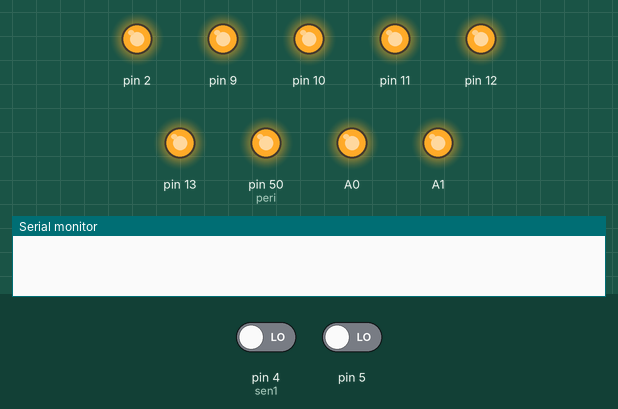
Recording of a sketch running on a simulated Arduino Mega 2560, built with avr-gcc and run on an emulated ATmega2560. On the bench: output pins drawn as LEDs (lit = HIGH), the last lines printed to the serial monitor. Inputs (shaded band) come from the test bench; at power-on: pin 4 (sen1) LOW, pin 5 LOW.

Above: at 1.2 s.
1.3 s: pin 4 (sen1) driven HIGH
At 2.3 s:
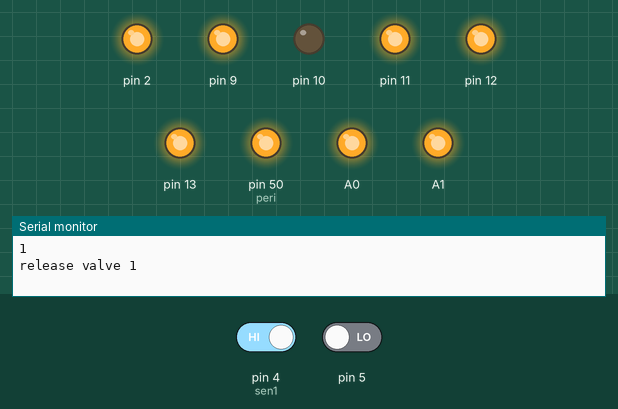
2.8 s: pin 5 driven HIGH
At 3.6 s:
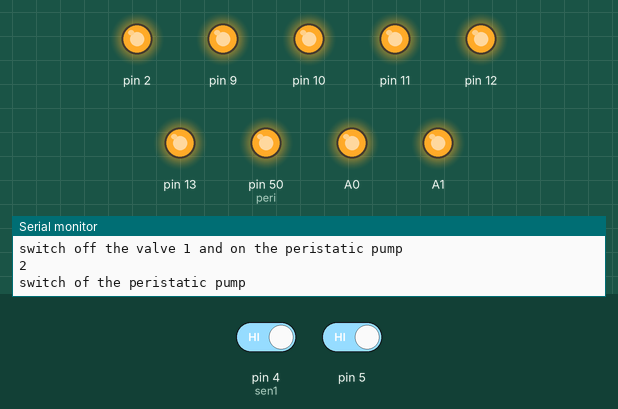
Timing chart, 0 to 5.8 s (numbered marks = the images above; inputs shaded):
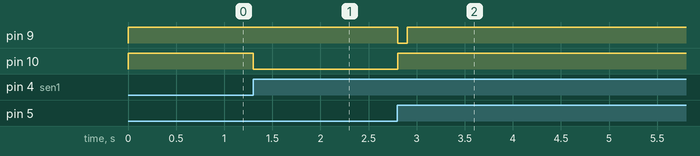

Measured:
- after the input at 1.3 s, pin 10: HIGH → LOW at once
- after the input at 2.8 s, pin 9: HIGH → LOW at once, → HIGH 0.10 s later; pin 10: LOW → HIGH at once

The sketch:

waste_water_code_latest.ino
```cpp
int Liquid_level=0;
int port[8];
unsigned long t=0,t1=0,t2=0,t3=0,t4=0,t5=0,t6=0,t7=0;
boolean relay_state[8];
//int state[3];
int stateq[5];
int sen[5];
int mark=0;

void setup() {
  pinMode(A0,OUTPUT);
  digitalWrite(A0,HIGH);
  pinMode(A1,OUTPUT);
  digitalWrite(A1,HIGH);
pinMode(4,INPUT); //sen1
pinMode(5,INPUT);
pinMode(6,INPUT);
pinMode(7,INPUT);
pinMode(8,INPUT);
pinMode(9,OUTPUT);
pinMode(50,OUTPUT);//peri
pinMode(10,OUTPUT);
pinMode(11,OUTPUT);
pinMode(13,OUTPUT);
pinMode(2,OUTPUT);
pinMode(12,OUTPUT);
//pinMode(14,OUTPUT);

 Serial.begin(9600);
 digitalWrite(10,HIGH);
 digitalWrite(9,HIGH);
  digitalWrite(11,HIGH);
  digitalWrite(13,HIGH);
  digitalWrite(12,HIGH);
  digitalWrite(50,HIGH);
  digitalWrite(2,HIGH);
   sen[0]=4;
  sen[1]=5;
  sen[2]=6;
  sen[3]=7;
  sen[4]=8;

port[0]=10;
port[1]=9;
port[2]=11;
port[3]=12;
port[4]=2;
port[5]=53;
port[6]=50;
port[7]=13;
relay_state[0]=1;
relay_state[1]=1;
relay_state[2]=1;
relay_state[3]=1;
relay_state[4]=1;
relay_state[5]=1;
relay_state[6]=1;
relay_state[7]=1;
stateq[1-1]=0;
stateq[2-1]=0;
stateq[3-1]=0;
stateq[4-1]=0;
stateq[5-1]=0;
}

void loop() {
  t=millis();

  if(stateq[1-1]==0 && sensor(1)==1 && stateq[3-1]<2)
  { initial1_1();
  Serial.println("release valve 1");}//release valve 1


 else if(relay_state[1-1]==0 && sensor(2)==1 && stateq[1-1]==1)
  {initial1_2();  //switch off the valve 1 and on the peristatic pump
  Serial.println("switch off the valve 1 and on the peristatic pump");}


 else if((t-t1)>=23 && relay_state[2-1]==0 && t1>0)
  {    initial2_1(); //switch of the peristatic pump
    //delay(4000);
   Serial.println("switch of the peristatic pump");}

 else   if((t-t2)>=1800000 && stateq[2-1]==1 && t2>t1 )
  {initial3_1(); //release  supernetant valve
  Serial.println("release  supernetant valve");}


 else if(relay_state[3-1]==0 && sensor(3)==0)
  {initial3_2();
  Serial.println("stop supenetant valve");} //stop supenetant valve

 else if((t-t3)>10000 && t3>t2  && relay_state[4-1]==1 && stateq[2-1]==3)
  {
    initial4_1();
    Serial.println("sludge valve on ");
  }

else  if((t-t4)>15000 && t4>t3 && relay_state[4-1]==0 )
 {
    initial4_2();
    Serial.println("stop sludge valve and on blower");
  }

else if(stateq[2-1]==4 && (t-t5)>10000  && t5>t4)
  {initial5_1();
  Serial.println("blank on");}

  else if(stateq[2]==2 && (t-t5)>36000000 && t5>t4)
  {initial6_1();
  stateq[2]=3;
  Serial.println("Pump ON");}

  else if((relay_state[6]==0) && (sensor(4)==0))
  {initial6_2();
  Serial.println("Pump OFF");}

  else if(stateq[4-1]==1 && (t-t6)>=900000 && stateq[5-1]==0 && t6>t5)
  {initial7_1(); } //open valve 5


 else if(relay_state[8-1]==0 && sensor(5)==0)
 { initial7_2();
 delay(50);
 last_step1();}


//else if(stateq[5-1]==1 && (t-t6)>= 300000 && t6>t5)
  //{last_step1();}

else if(stateq[2]==2 && (t-t5)>40000 && t5>t4){
  Serial.println(stateq[3-1]);}

  delay(100);

}

void initial1_1(){
  //Serial.println("INR");
  relay_change(1);
  stateq[1-1]=1;


}

void initial1_2(){
  relay_change(1);
  relay_change(2);
  t1=millis();
  stateq[2-1]=1;
}

void initial2_1(){
  relay_change(2);
  t2=millis();

}


void initial3_1(){
  relay_change(3);
  stateq[2-1]=3;
}

void initial3_2(){
  relay_change(3);
  t3=millis();
}


void initial4_1(){
  relay_change(4);
  t4=millis();
}

void initial4_2(){

  relay_state[4-1]=!relay_state[4-1];
  digitalWrite(port[4-1],relay_state[4-1]);
  delay(15000);
  switch_blower_on();
  stateq[2-1]=4;
  t5=millis();
  stateq[3-1]=stateq[3-1]+1;
 }

/*void initial4_3(){
  relay_change(4);
}*/

void initial5_1(){
 stateq[1-1]=0;
 stateq[2-1]=0;

 }

void initial6_1(){
// delay(10000);
 //switch_blower_off();
 delay(10000);
relay_change(7);
 //relay_change(6);
// delay(10000);
 //relay_change(7);

 }


 void initial6_2(){
 relay_change(7);
 delay(2000);
// relay_change(6);
 t6=millis();
 stateq[4-1]=1;

 }


 void initial7_1(){
  relay_change(8);
  stateq[4-1]=2;
}

void initial7_2(){
  relay_change(8);
  stateq[4-1]=0;
  stateq[5-1]=1;
  t7=millis();
}


void last_step1(){
  stateq[3-1]=0;
  stateq[5-1]=0;
 }

int switch_blower_on()
{
 relay_state[5-1]=0;
 digitalWrite(port[5-1],relay_state[5-1]);
}

int switch_blower_off()
{
 relay_state[5-1]=1;
 digitalWrite(port[5-1],relay_state[5-1]);
}

void relay_change(int unitnumber){
  relay_state[unitnumber-1]=!relay_state[unitnumber-1];
  Serial.println(unitnumber);
  boolean state1=relay_state[unitnumber-1];
  digitalWrite(port[unitnumber-1],state1);
}


boolean sensor(int x){
 int z=1;
 z=sen[x-1];
Liquid_level=digitalRead(z);
return (boolean)Liquid_level;
}
```
